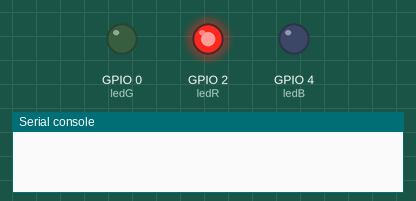
Bench run of a program on a simulated ESP32 board running MicroPython. On the bench: output pins drawn as LEDs (lit = HIGH), the last lines printed to the serial console.

Above: at 0.2 s.
At 0.7 s:
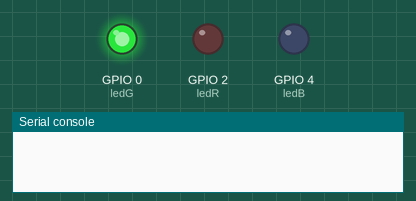
At 2.7 s:
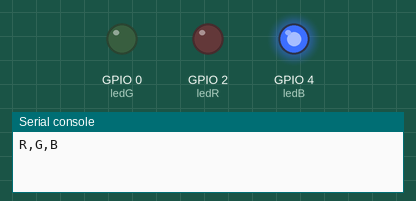
Timing chart, 0 to 3.5 s (numbered marks = the images above):
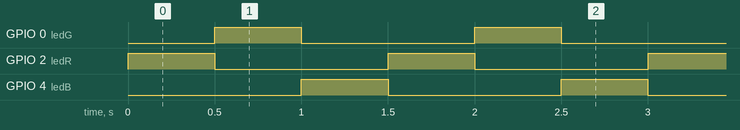

Measured:
- by itself, GPIO 0 (ledG), GPIO 2 (ledR), GPIO 4 (ledB): alternates HIGH for 0.50 s and LOW for 1.0 s
- by itself, everything shown: repeats every 1.5 s, in 3 steps

The program:

led_turn.py
```python
from machine import Pin
import time

def show_led(led):
    led.value(1)    #燈亮
    time.sleep(0.5) #停0.5秒
    led.value(0)    #燈熄

ledR = Pin(2, Pin.OUT)  #GPIO2 紅燈
ledG = Pin(0, Pin.OUT)  #GPIO0 綠燈
ledB = Pin(4, Pin.OUT)  #GPIO4 藍燈

while True:
    show_led(ledR) # 紅燈亮
    show_led(ledG) # 綠燈亮
    show_led(ledB) # 藍燈亮
    print("R,G,B")
```
